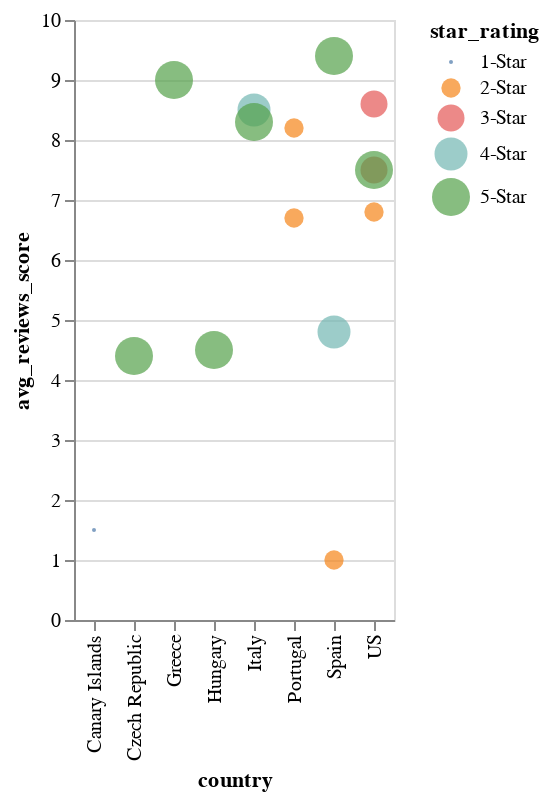

Notebook source saved alongside this figure:
### Code cell
ccirclePlot = alt.Chart(holiday_dest).mark_circle().encode(
    x='country', 
    y='avg_reviews_score',
    size = 'star_rating',
    tooltip=['destination', 'star_rating','country'],
    color=alt.condition(brush, 'star_rating:N', alt.value('lightgray')),
).add_selection(
    brush
)

circlePlot

### Figure 1 — Vega-Lite specification as saved in the notebook (floating-point values rounded to 4 significant figures)
{"config": {"view": {"continuousWidth": 400, "continuousHeight": 300}}, "data": {"name": "data-614fe93f3e0cb127a16caa591b0c21ef"}, "mark": "circle", "encoding": {"color": {"condition": {"field": "star_rating", "type": "nominal", "selection": "selector003"}, "value": "lightgray"}, "size": {"field": "star_rating", "type": "nominal"}, "tooltip": [{"field": "destination", "type": "nominal"}, {"field": "star_rating", "type": "nominal"}, {"field": "country", "type": "nominal"}], "x": {"field": "country", "type": "nominal"}, "y": {"field": "avg_reviews_score", "type": "quantitative"}}, "selection": {"selector003": {"type": "interval"}}, "$schema": "https://vega.github.io/schema/vega-lite/v4.17.0.json", "datasets": {"data-614fe93f3e0cb127a16caa591b0c21ef": [{"destination": "Balaia Golf Village", "cities": "Algarve", "country": "Portugal", "package-including": 8, "feedback": "Good", "star_rating": "2-Star", "avg_reviews_score": 8.2}, {"destination": "Carlton & Grand Canal", "cities": "Rome", "country": "Italy", "package-including": 5, "feedback": "Excellent", "star_rating": "4-Star", "avg_reviews_score": 8.5}, {"destination": "Barcelona Universal", "cities": "Costa Bravia", "country": "Spain", "package-including": 4, "feedback": "Very Good", "star_rating": "5-Star", "avg_reviews_score": 9.4}, {"destination": "Aloft Arundel Mills", "cities": "Maryland", "country": "US", "package-including": 2, "feedback": "Good", "star_rating": "3-Star", "avg_reviews_score": 7.5}, {"destination": "Hemlock Hall", "cities": "New York", "country": "US", "package-including": 1, "feedback": "Bad", "star_rating": "2-Star", "avg_reviews_score": 6.8}, {"destination": "Maryciel", "cities": "Costa Blanca", "country": "Spain", "package-including": 2, "feedback": "Worse", "star_rating": "2-Star", "avg_reviews_score": 1.0}, {"destination": "Rancho Valencia Resort Spa", "cities": "San Francisco", "country": "US", "package-including": 9, "feedback": "Excellent", "star_rating": "5-Star", "avg_reviews_score": 7.5}, {"destination": "CHC Continental", "cities": "Venice", "country": "Italy", "package-including": 8, "feedback": "Very Good", "star_rating": "5-Star", "avg_reviews_score": 8.3}, {"destination": "The Inn at Solvang", "cities": "Pennsylvania", "country": "US", "package-including": 6, "feedback": "Good", "star_rating": "3-Star", "avg_reviews_score": 8.6}, {"destination": "Jupiter Lisboa", "cities": "Lisbon", "country": "Portugal", "package-including": 7, "feedback": "Very Good", "star_rating": "2-Star", "avg_reviews_score": 6.7}, {"destination": "Radisson Blu Resort ", "cities": "Crete", "country": "Greece", "package-including": 8, "feedback": "Excellent", "star_rating": "5-Star", "avg_reviews_score": 9.0}, {"destination": "Continental", "cities": "Budapest", "country": "Hungary", "package-including": 7, "feedback": "Very Good", "star_rating": "5-Star", "avg_reviews_score": 4.5}, {"destination": "Melia Benidorm", "cities": "Costa Blanca", "country": "Spain", "package-including": 5, "feedback": "Good", "star_rating": "4-Star", "avg_reviews_score": 4.8}, {"destination": "Playa Park Zensation", "cities": "Fuerteventura", "country": "Canary Islands", "package-including": 1, "feedback": "Bad", "star_rating": "1-Star", "avg_reviews_score": 1.5}, {"destination": "Grandior Hotel Prague", "cities": "Prague", "country": "Czech Republic", "package-including": 10, "feedback": "Excellent", "star_rating": "5-Star", "avg_reviews_score": 4.4}]}}
